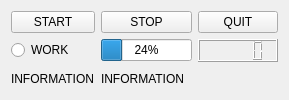
    <widget class="QWidget" name="tab">
     <attribute name="title">
      <string>MANAGEMENT</string>
     </attribute>
     <layout class="QHBoxLayout" name="horizontalLayout_4">
      <item>
       <layout class="QVBoxLayout" name="verticalLayout">
        <item>
         <layout class="QGridLayout" name="gridLayout_3">
          <item row="1" column="2">
           <widget class="QProgressBar" name="progressBar">
            <property name="sizePolicy">
             <sizepolicy hsizetype="Minimum" vsizetype="Fixed">
              <horstretch>0</horstretch>
              <verstretch>0</verstretch>
             </sizepolicy>
            </property>
            <property name="value">
             <number>24</number>
            </property>
           </widget>
          </item>
          <item row="0" column="3">
           <widget class="QPushButton" name="QUIT_btn">
            <property name="sizePolicy">
             <sizepolicy hsizetype="Minimum" vsizetype="Minimum">
              <horstretch>0</horstretch>
              <verstretch>0</verstretch>
             </sizepolicy>
            </property>
            <property name="text">
             <string>QUIT</string>
            </property>
           </widget>
          </item>
          <item row="2" column="2">
           <widget class="QLabel" name="label_18">
            <property name="text">
             <string>INFORMATION</string>
            </property>
           </widget>
          </item>
          <item row="1" column="3">
           <widget class="QLCDNumber" name="lcdNumber"/>
          </item>
          <item row="0" column="0">
           <widget class="QPushButton" name="START_btn">
            <property name="sizePolicy">
             <sizepolicy hsizetype="Minimum" vsizetype="Minimum">
              <horstretch>0</horstretch>
              <verstretch>0</verstretch>
             </sizepolicy>
            </property>
            <property name="text">
             <string>START</string>
            </property>
           </widget>
          </item>
          <item row="0" column="2">
           <widget class="QPushButton" name="STOP_btn">
            <property name="sizePolicy">
             <sizepolicy hsizetype="Minimum" vsizetype="Minimum">
              <horstretch>0</horstretch>
              <verstretch>0</verstretch>
             </sizepolicy>
            </property>
            <property name="text">
             <string>STOP</string>
            </property>
           </widget>
          </item>
          <item row="1" column="0">
           <widget class="QRadioButton" name="radioButton">
            <property name="text">
             <string>WORK</string>
            </property>
            <property name="checkable">
             <bool>false</bool>
            </property>
           </widget>
          </item>
          <item row="2" column="0">
           <widget class="QLabel" name="information">
            <property name="text">
             <string>INFORMATION</string>
            </property>
           </widget>
          </item>
         </layout>
        </item>
       </layout>
      </item>
     </layout>
    </widget>
